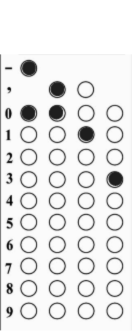
#> input picture p3/cau1.png, 132 x 334 px
$ python -i split_image.py   (imports and definitions only)
#> lines starting #> are read from the running program, lines starting #| are printed output that depends on the picture; after the words box and inside, x2 and y2 are one past the last pixel; in counts of white or black regions, pixels touching at a corner belong together
import cv2
import numpy as np
import matplotlib.pyplot as plt


def show_image(img, title):
    plt.figure(figsize=(10, 5))
    if len(img.shape) == 2:
        plt.imshow(img, cmap='gray')
    else:
        plt.imshow(cv2.cvtColor(img, cv2.COLOR_BGR2RGB))
    plt.title(title)
    plt.axis('off')
    plt.show()


def split_image(image_path):
    # Đọc hình ảnh
#> called with image_path = 'cau1.png'
    img = cv2.imread(image_path)
#> img is the input picture: shape (334, 132, 3); min 6, max 255, mean 231.8
    show_image(img, "1. Ảnh gốc")

    # Chuyển đổi sang ảnh grayscale
    gray = cv2.cvtColor(img, cv2.COLOR_BGR2GRAY)
    show_image(gray, "2. Ảnh grayscale")

    # Áp dụng ngưỡng để tạo ảnh nhị phân
    _, binary = cv2.threshold(gray, 200, 255, cv2.THRESH_BINARY_INV)
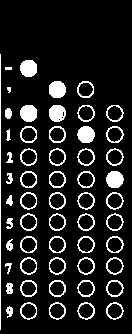
#> binary: shape (334, 132); 12.8% white; 56 white regions (1 under 20 px), largest, box (x1, y1, x2, y2) and area: (0, 54, 1, 330) 276, (106, 171, 124, 188) 242, (20, 60, 37, 77) 241
    show_image(binary, "3. Ảnh nhị phân")

    # Tìm các đường kẻ dọc
    vertical_kernel = cv2.getStructuringElement(cv2.MORPH_RECT, (1, binary.shape[0] // 2))
#> vertical_kernel = 167 values from 1 to 1
    detect_vertical = cv2.morphologyEx(binary, cv2.MORPH_OPEN, vertical_kernel, iterations=2)
#> detect_vertical: shape (334, 132); every value is 0
    show_image(detect_vertical, "4. Phát hiện đường kẻ dọc")

    # Tìm các đường thẳng
    lines = cv2.HoughLinesP(detect_vertical, 1, np.pi / 180, threshold=100, minLineLength=binary.shape[0] // 2,
                            maxLineGap=20)
#> lines = None

    # Vẽ các đường thẳng lên ảnh gốc
    img_with_lines = img.copy()
    for line in lines:
        x1, y1, x2, y2 = line[0]
        cv2.line(img_with_lines, (x1, y1), (x2, y2), (0, 255, 0), 2)
#> this loop made 0 passes
    show_image(img_with_lines, "5. Ảnh với các đường thẳng được phát hiện")

    # Sắp xếp các đường thẳng theo tọa độ x
    sorted_lines = sorted(lines, key=lambda line: line[0][0])
    split_points = [0] + [line[0][0] for line in sorted_lines] + [img.shape[1]]

    parts = []
    for i in range(len(split_points) - 1):
        start_x = split_points[i]
        end_x = split_points[i + 1]
        if end_x - start_x > 20:
            part = img[:, start_x:end_x]
            parts.append(part)
            show_image(part, f"6. Phần ảnh {i + 1}")

    return parts


# [73 lines left out: function detect_circles_and_create_grid, not called in this run]


# [14 lines of commented-out code are left out]

#> (the run stopped early here; a loop or call above may not have finished)

$ run again, on p3/cau6.png
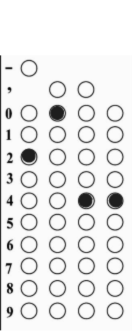
#> input picture p3/cau6.png, 132 x 334 px
#> in split_image, img is the input picture: shape (334, 132, 3); min 9, max 255, mean 232.8
#> in split_image, `_, binary = cv2.threshold(gray, 200, 255, cv2.THRESH_BINARY_INV)`:
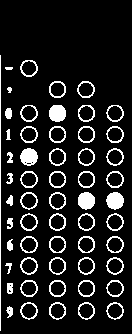
#> binary: shape (334, 132); 12.2% white; 56 white regions, largest, box (x1, y1, x2, y2) and area: (0, 55, 1, 331) 276, (106, 192, 124, 210) 244, (49, 105, 66, 122) 241
#> detect_vertical: shape (334, 132); every value is 0
#> lines = None

$ run again, on p3/p3.png
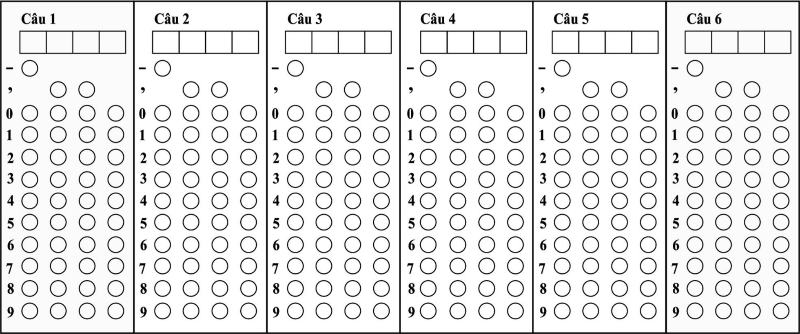
#> input picture p3/p3.png, 800 x 334 px
#> in split_image, img is the input picture: shape (334, 800, 3); mean B, G, R 230.6, 230.6, 230.6
#> binary: shape (334, 800); 13% white in thin lines or dots
#> detect_vertical: shape (334, 800); 1.8% white in thin lines or dots
#> lines = 14 rows, first 6: [533, 333, 533, 0], [665, 333, 665, 0], [267, 333, 267, 0], [0, 333, 0, 0], [266, 333, 266, 0], [798, 333, 798, 0]
#> the loop in split_image, `for line in lines:` made 14 passes
#> (line, x1, x2) on passes 1 to 8: ([[533, 333, 533, 0]], 533, 533), ([[665, 333, 665, 0]], 665, 665), ([[267, 333, 267, 0]], 267, 267), ([[0, 333, 0, 0]], 0, 0), ([[266, 333, 266, 0]], 266, 266), ([[798, 333, 798, 0]], 798, 798), ([[666, 333, 666, 0]], 666, 666), ([[134, 333, 134, 0]], 134, 134)
#> after the loop in split_image, `for line in lines:`:
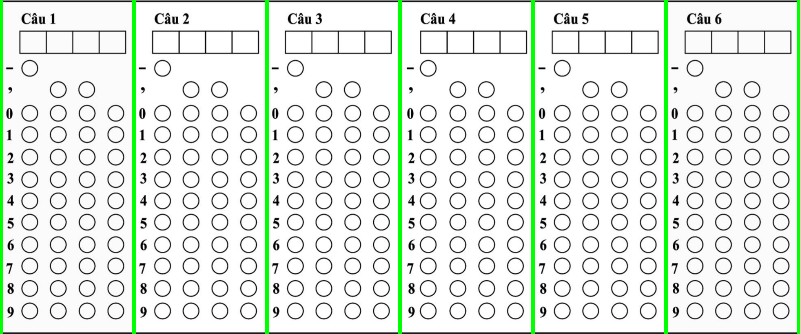
#> img_with_lines: shape (334, 800, 3); 3.25% of pixels changed, all inside (x1, y1, x2, y2) = (0, 0, 800, 334)
#> sorted_lines = 14 items, first 6: [[0, 333, 0, 0]], [[1, 333, 1, 0]], [[133, 333, 133, 0]], [[134, 333, 134, 0]], [[266, 333, 266, 0]], [[267, 333, 267, 0]]
#> split_points = [0, 0, 1, 133, 134, 266, 267, 399, 400, 532, 533, 665, 666, 798, 799, 800]
#> the loop in split_image, `for i in range(len(split_points) - 1):` made 15 passes
#> (start_x, end_x) on passes 1 to 8: (0, 0), (0, 1), (1, 133), (133, 134), (134, 266), (266, 267), (267, 399), (399, 400)
#> after the loop in split_image, `for i in range(len(split_points) - 1):`:
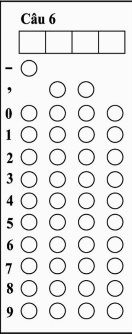
#> part: shape (334, 132, 3); min 0, max 254, mean 230
#> after the loop in split_image, `for i in range(len(split_points) - 1):`: parts = 6 items

$ run again, on p3/p3_filled.png
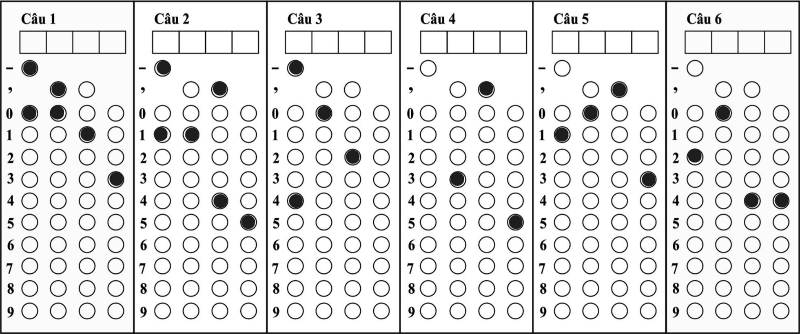
#> input picture p3/p3_filled.png, 800 x 334 px
#> in split_image, img is the input picture: shape (334, 800, 3); mean B, G, R 227.3, 227.3, 227.3
#> binary: shape (334, 800); 14.5% white; 360 white regions (7 under 20 px), largest, box (x1, y1, x2, y2) and area: (0, 0, 800, 334) 7820, (551, 30, 659, 54) 513, (684, 30, 792, 54) 491
#> detect_vertical: shape (334, 800); 1.8% white in thin lines or dots
#> lines = 14 rows, first 6: [533, 333, 533, 0], [665, 333, 665, 0], [267, 333, 267, 0], [0, 333, 0, 0], [266, 333, 266, 0], [798, 333, 798, 0]
#> the loop in split_image, `for line in lines:` made 14 passes
#> (line, x1, x2) on passes 1 to 8: ([[533, 333, 533, 0]], 533, 533), ([[665, 333, 665, 0]], 665, 665), ([[267, 333, 267, 0]], 267, 267), ([[0, 333, 0, 0]], 0, 0), ([[266, 333, 266, 0]], 266, 266), ([[798, 333, 798, 0]], 798, 798), ([[666, 333, 666, 0]], 666, 666), ([[134, 333, 134, 0]], 134, 134)
#> after the loop in split_image, `for line in lines:`:
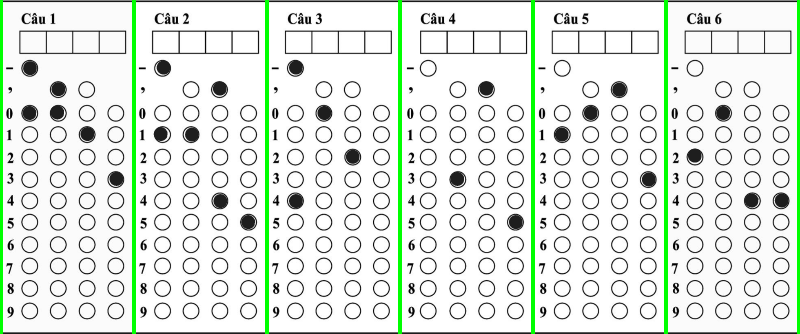
#> img_with_lines: shape (334, 800, 3); 3.25% of pixels changed, all inside (x1, y1, x2, y2) = (0, 0, 800, 334)
#> sorted_lines = 14 items, first 6: [[0, 333, 0, 0]], [[1, 333, 1, 0]], [[133, 333, 133, 0]], [[134, 333, 134, 0]], [[266, 333, 266, 0]], [[267, 333, 267, 0]]
#> split_points = [0, 0, 1, 133, 134, 266, 267, 399, 400, 532, 533, 665, 666, 798, 799, 800]
#> the loop in split_image, `for i in range(len(split_points) - 1):` made 15 passes
#> (start_x, end_x) on passes 1 to 8: (0, 0), (0, 1), (1, 133), (133, 134), (134, 266), (266, 267), (267, 399), (399, 400)
#> after the loop in split_image, `for i in range(len(split_points) - 1):`:
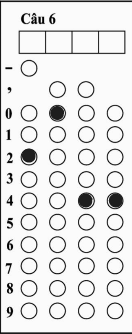
#> part: shape (334, 132, 3); min 0, max 254, mean 227.1
#> after the loop in split_image, `for i in range(len(split_points) - 1):`: parts = 6 items
